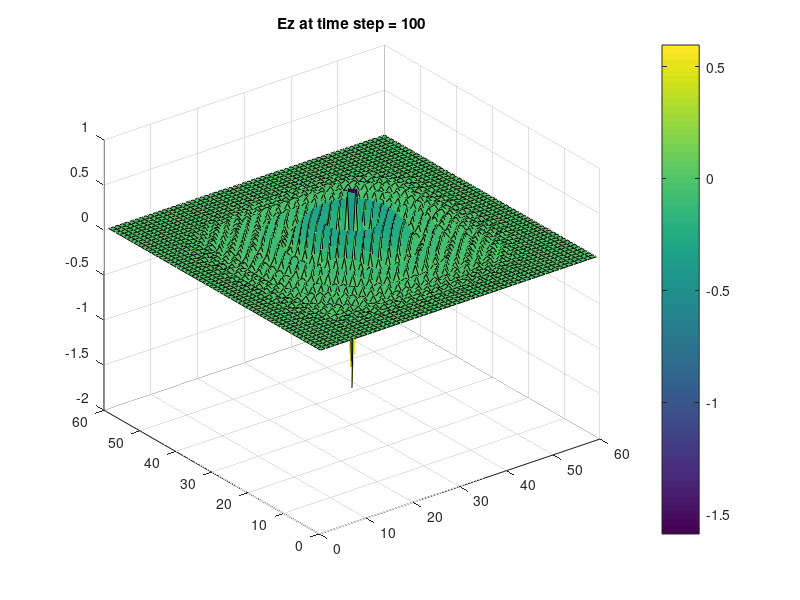

The MATLAB source for this figure:
%%%%%_______________PML(Perfectly Matched Layer)_using_FDTD__________%%%%%%%
%_________________________SOUGATA_CHATTERJEE________________________________
%%%%%%%%%_________________SAMEER_KOLKATA_CENTER___________________%%%%%%%%%
ie=60;
je=60;
ic=fix(ie/2);
jc=fix(je/2);
epsz=8.8e-12;
ddx=0.1;
dt=ddx/6e8;
%%%%%%-----Time_interval-----------%%%%%%%%%%%%
nsteps=100;
%%%%%%-----Time_interval-----------%%%%%%%%%%%%
ez=zeros(ie,je);
dz=zeros(ie,je);
hy=zeros(ie,je);
ihx=zeros(ie,je);
ihy=zeros(ie,je);
hx=zeros(ie,je);
ga=ones(ie,je);
%%%%%%-----wave_specification-----------%%%%%%%%%%%%
t0=70.0;
spread=15.0;
%------------calculated the PML parameter---------------

    gi2=ones(ie);
    gi3=ones(ie);
    fi1=zeros(ie);
    fi2=ones(ie);
    fi3=ones(ie);

    gj2=ones(ie);
    gj3=ones(ie);
    fj1=zeros(ie);
    fj2=ones(ie);
    fj3=ones(ie);
    
npml=20;
for i=1:npml
    xnum=npml-i;
    xd=npml;
    xxn=xnum/xd;
    xn=0.33*((xxn)^3);
    gj2(i)=1.0/(1.0+xn);
    gi2(ie-1-i)=1.0/(1.0+xn);
    gi3(i)=(1.0-xn)/(1.0+xn);
    gi3(ie-i-1)=(1.0-xn)/(1.0+xn);
    xxn=(xnum-0.5)/xd;
    xn=0.25*((xxn)^3);
    fi1(i)=xn;
    fi1(ie-2-i)=xn;
    fi2(i)=1.0/(1.0+xn);
    fi2(ie-2-i)=1.0/(1.0+xn);
    fi3(i)=(1.0-xn)/(1.0+xn);
    fi3(ie-2-i)=(1.0-xn)/(1.0+xn);
end
for j=1:npml
    xnum=npml-j;
    xd=npml;
    xxn=xnum/xd;
    xn=0.33*((xxn)^3);
    gj2(j)=1.0/(1.0+xn);
    gi2(je-1-j)=1.0/(1.0+xn);
    gj3(j)=(1.0-xn)/(1.0+xn);
    gj3(je-j-1)=(1.0-xn)/(1.0+xn);
    xxn=(xnum-0.5)/xd;
    xn=0.25*((xxn)^3);
    fj1(j)=xn;
    fj1(je-2-j)=xn;
    fj2(j)=1.0/(1.0+xn);
    fj2(je-2-j)=1.0/(1.0+xn);
    fj3(j)=(1.0-xn)/(1.0+xn);
    fj3(je-2-j)=(1.0-xn)/(1.0+xn);
end
T=0;
%%%%%%------------Main Loop Begins----------------%%%%%%%%%%%%
for n=1:nsteps %#ok<ALIGN>
    T=T+1;
    
    for j=2:je
        for i=2:ie
            dz(i,j)=gi3(i)*gj3(j)*dz(i,j)+gi2(i)*gj2(j)*0.5*(hy(i,j)-hy(i-1,j)-hx(i,j)+hx(i,j-1));
        end
    end
   
    %pulse=-2.0*((t0-T)./spread).*exp(-1.*((t0-T)./spread)^2);
%%%pulse=exp(-1.*((t0-T)./spread)^2);
    pulse = sin(2*pi*1500*1e6*dt*T);

    dz(ic,jc)=dz(ic,jc)+pulse;
    
    for j=2:je
        for i=2:ie
            ez(i,j)=ga(i,j).*dz(i,j);
        end
    end
%%%%%%-----ABC-----------%%%%%%%%%%%%
  for j=1:je-1
     ez(1,j)=0;
     ez(ie-1,j)=0;
  end
 for i=1:ie-1
     ez(i,1)=0;
     ez(i,je-1)=0;
 end     
 %%%%%%-----ABC-----------%%%%%%%%%%%%
    for j=1:je-1
        for i=1:ie-1
            curl_e=ez(i,j)-ez(i,j+1);
            ihx(i,j)=ihx(i,j)+fi1(i)*curl_e;
            hx(i,j)=fj3(j)*hx(i,j)+fj2(j)*0.5*(curl_e+ihx(i,j));
        end
    end
       
     for j=1:je-1
        for i=1:ie-1
            curl_e=ez(i+1,j)-ez(i,j);
            ihy(i,j)=ihy(i,j)+fj1(j)*curl_e;
            hy(i,j)=fi3(i)*hy(i,j)+fi2(i)*0.5*(curl_e+ihy(i,j));
        end
     end
    
 %imagesc(ez);
 %title(['Time = ',num2str(n)]);
 %colorbar
 %pause(0.02);
 timestep=int2str(T);
    z = ez;
    zlim = ([-2.0 2.0]);
    surf(z(1:ie,1:je));
    title(['Ez at time step = ',timestep]);
    colorbar;
    pause(0.01)
 
end